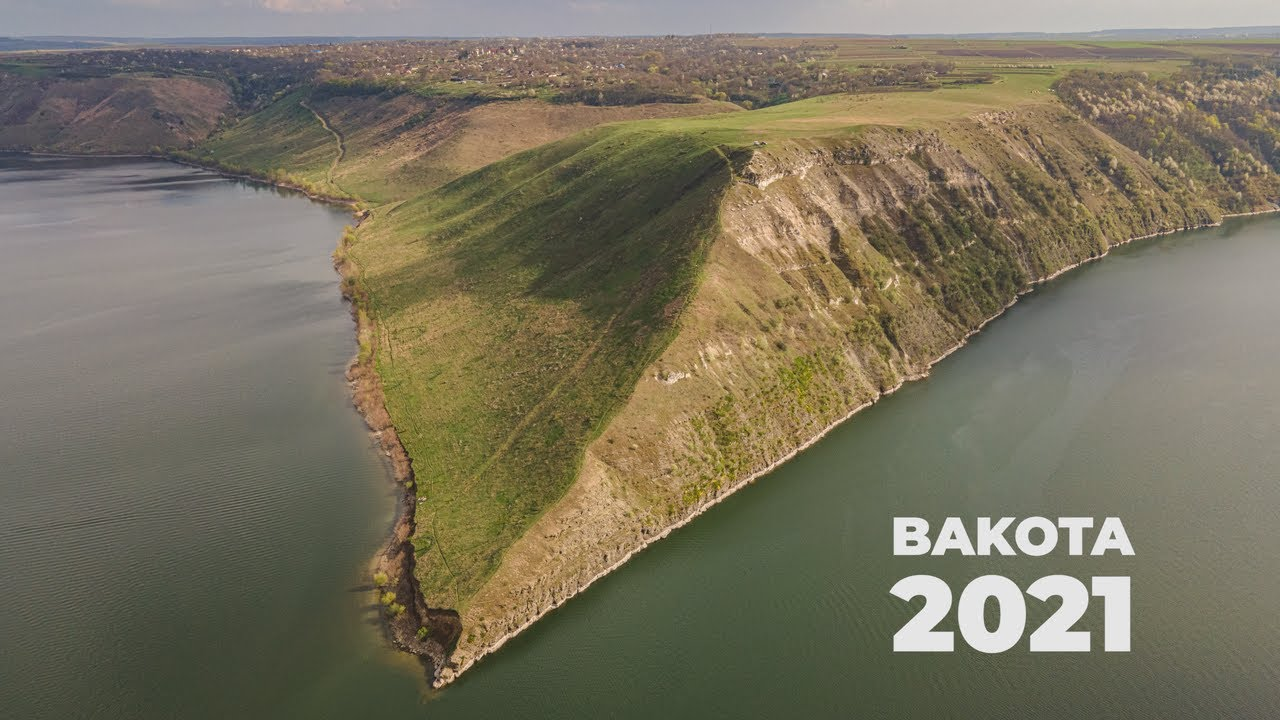
#> input picture Lab1/Bakota.jpg, 1280 x 720 px
$ jupyter execute Lab1.ipynb
#> lines starting #> are read from the running program, lines starting #| are printed output that depends on the picture
Для початку, перевіримо чи встановлений пакет для роботи з OpenCV.

[cell 1]
import cv2
print(cv2.__version__)

Для зручності зробимо функцію, що буде виводити зображення та чекати на введення будь-якої клавіші користувачем.

[cell 2]
def showImg(imgName, img):
    cv2.imshow(imgName, img)
    cv2.waitKey()
    cv2.destroyAllWindows()

Зчитаємо зображення у кольоровому режимі та у режимі градації сірого та відобразимо кольорове зображення.

[cell 3]
img = cv2.imread('Bakota.jpg')
#> img is the input picture: shape (720, 1280, 3); mean B, G, R 94.7, 114.5, 120.8
imgGray = cv2.imread('Bakota.jpg',0)
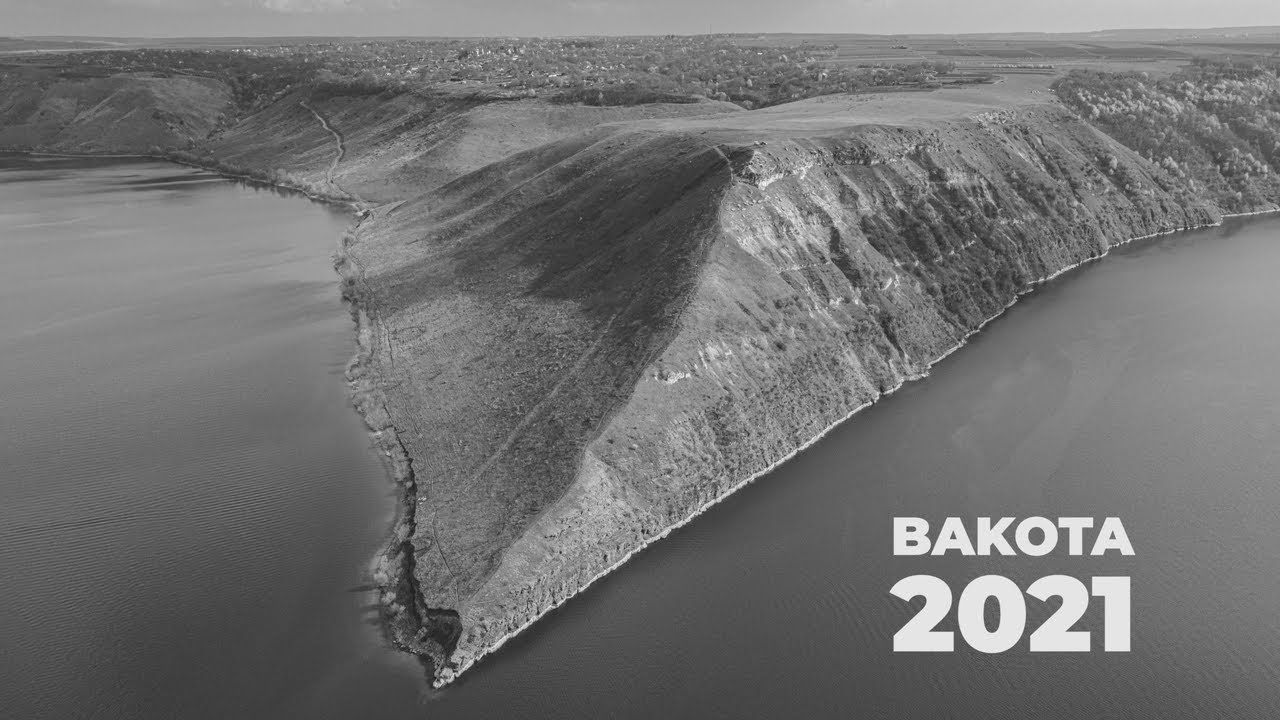
#> imgGray: shape (720, 1280); min 7, max 253, mean 114.1
showImg('Bakota', img)

Збережемо чорно-білий файл та відкриємо його.

[cell 4]
cv2.imwrite('BakotaBlackAndWhite.jpg',imgGray)
imgGrayAfterSave = cv2.imread('BakotaBlackAndWhite.jpg')
#> imgGrayAfterSave: shape (720, 1280, 3); min 9, max 252, mean 114.1
showImg('Bakota black and white', imgGrayAfterSave)

Тепер доступимось до пікселя [100,50].

[cell 5]
(blue,green,red) = img[100,50]
#> blue = 103; green = 96; red = 103
print(f"{red = }, {green = }, {blue = }")
#| red = 103, green = 96, blue = 103

Виріжемо частину зображення

[cell 6]
ROI = img[60:160, 320:420]
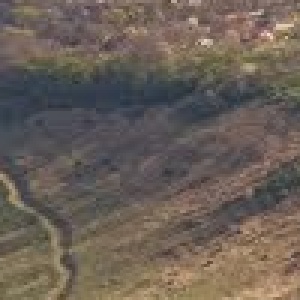
#> ROI: shape (100, 100, 3) (shown 3 times larger); mean B, G, R 87.1, 95.9, 106.6
showImg("ROI", ROI)

Змінимо розмір зображення, провівши необхідні розрахунки.

[cell 7]
h,w = img.shape[0:2]
#> h = 720; w = 1280
hNew = 300
ratio = w / h
#> ratio = 1.78
wNew = int(hNew * ratio)
#> wNew = 533
resized = cv2.resize(img,(wNew,hNew))
showImg("Resized", resized)

Зробимо це за допомогою пакету imutils.

[cell 8]
import cv2
import imutils

resized2 = imutils.resize(img,width = 300)
showImg("Resized", resized2)

Повернемо зображення на 45 градусів з центром у середині прямокутника.

[cell 9]
h,w = resized2.shape[0:2]
#> h = 168; w = 300
center = (w//2, h//2)
#> center = (150, 84)
M = cv2.getRotationMatrix2D(center, -45, 1.0)
rotated = cv2.warpAffine(resized2,M,(w,h))
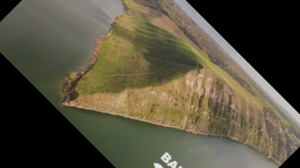
#> rotated: shape (168, 300, 3); mean B, G, R 62.4, 80.5, 86.3
showImg('Rotated', rotated)
